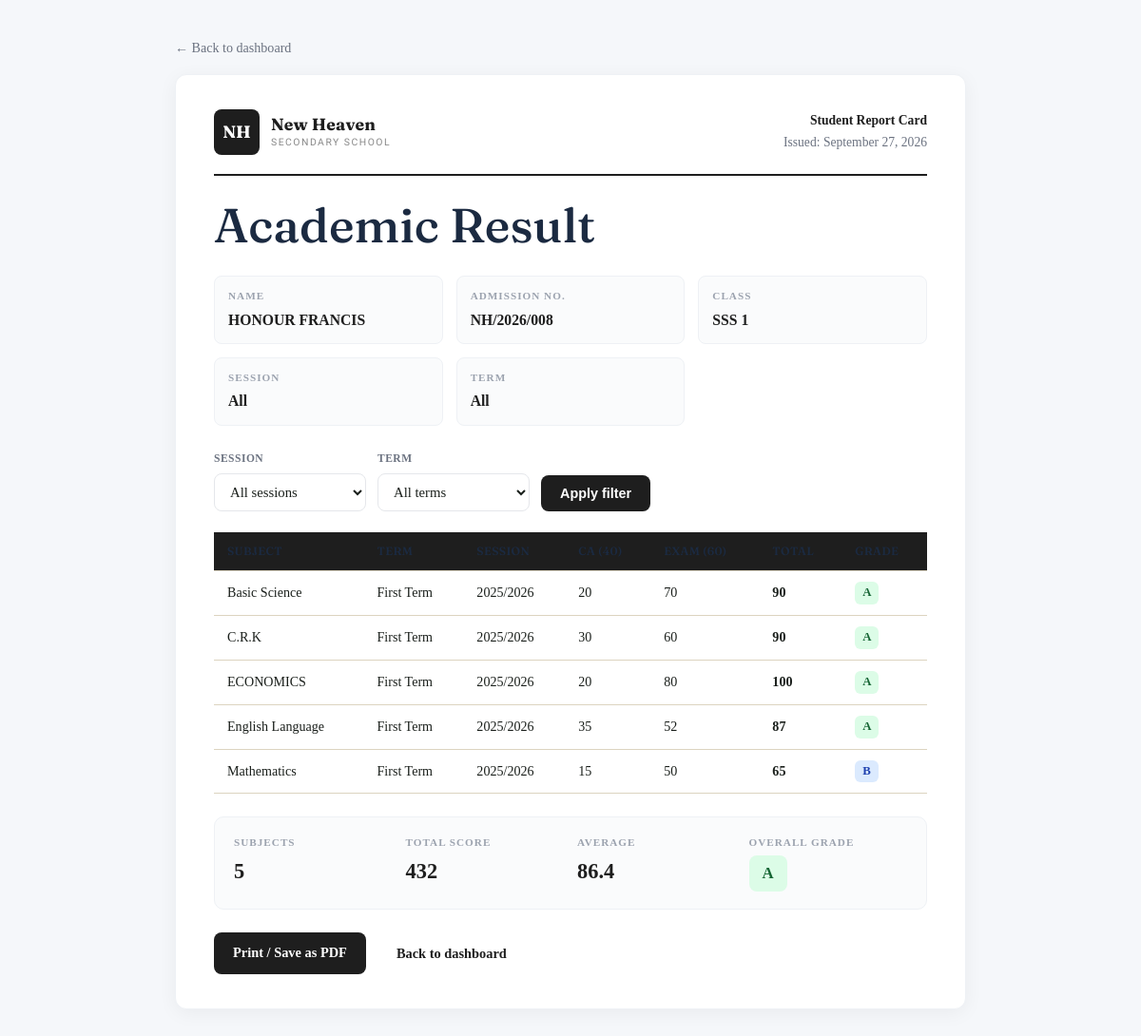
Page /students/results/ (signed in) on the committed database.
### schoolweb/models.py (models this page shows, shortened)
class StudentProfile(models.Model):
    CLASS_CHOICES = [
        ('JSS1', 'JSS 1'), ('JSS2', 'JSS 2'), ('JSS3', 'JSS 3'),
        ('SSS1', 'SSS 1'), ('SSS2', 'SSS 2'), ('SSS3', 'SSS 3'),
    ]
    GENDER_CHOICES = [('M', 'Male'), ('F', 'Female')]
    user = models.OneToOneField(
        settings.AUTH_USER_MODEL,
        on_delete=models.CASCADE,
        related_name='student_profile',
    )
    admission_number = models.CharField(max_length=20, unique=True)
    student_class = models.CharField(max_length=10, choices=CLASS_CHOICES)
    gender = models.CharField(max_length=1, choices=GENDER_CHOICES, blank=True)
    date_of_birth = models.DateField(null=True, blank=True)
    guardian_name = models.CharField(max_length=150, blank=True)
    guardian_phone = models.CharField(max_length=20, blank=True)
    enrolled_on = models.DateField(default=timezone.now)
    class Meta:
        ordering = ['student_class', 'admission_number']
    @property
    def full_name(self):
        return self.user.get_full_name() or self.user.username

class Result(models.Model):
    TERM_CHOICES = [
        ('1st', 'First Term'),
        ('2nd', 'Second Term'),
        ('3rd', 'Third Term'),
    ]
    student = models.ForeignKey(
        StudentProfile, on_delete=models.CASCADE, related_name='results'
    )
    subject = models.ForeignKey(
        Subject, on_delete=models.PROTECT, related_name='results'
    )
    term = models.CharField(max_length=5, choices=TERM_CHOICES)
    session = models.CharField(max_length=9, help_text="e.g. 2025/2026")
    ca_score = models.PositiveSmallIntegerField(default=0)
    exam_score = models.PositiveSmallIntegerField(default=0)
    remark = models.CharField(max_length=150, blank=True)
    recorded_on = models.DateTimeField(default=timezone.now)
    class Meta:
        unique_together = ('student', 'subject', 'term', 'session')
        ordering = ['-session', 'term', 'subject__name']
    @property
    def total(self):
        return self.ca_score + self.exam_score
    @property
    def grade(self):
        t = self.total
        if t >= 75: return 'A'
        if t >= 65: return 'B'
        if t >= 55: return 'C'
        if t >= 45: return 'D'
        if t >= 40: return 'E'
        return 'F'

class Subject(models.Model):
    name = models.CharField(max_length=100, unique=True)
    code = models.CharField(max_length=10, unique=True)
    class Meta:
        ordering = ['name']

### schoolweb/views.py (the view)
    @login_required(login_url='student_login')
    def wrapper(request, *args, **kwargs):
        if not hasattr(request.user, 'student_profile'):
            messages.error(request, "This page is for students only.")
            return redirect('student_login')
        return view(request, *args, **kwargs)

### schoolweb/forms.py
class ResultLookupForm(forms.Form):
    session = forms.ChoiceField(required=False)
    term = forms.ChoiceField(
        required=False,
        choices=[('', 'All terms')] + Result.TERM_CHOICES,
    )
    def __init__(self, *args, session_choices=None, **kwargs):
        super().__init__(*args, **kwargs)
        choices = [('', 'All sessions')]
        if session_choices:
            choices += [(s, s) for s in session_choices]
        self.fields['session'].choices = choices

### schoolweb/views.py (called while the page is built)
def _student_required(view):
    @login_required(login_url='student_login')
    def wrapper(request, *args, **kwargs):
        if not hasattr(request.user, 'student_profile'):
            messages.error(request, "This page is for students only.")
            return redirect('student_login')
        return view(request, *args, **kwargs)
    return wrapper

### templates/students/check_result.html (shortened to what this page needs)
{% load static %}
<!DOCTYPE html>
<html lang="en">
<head>
<link rel="stylesheet" href="{% static '/css/style.css' %}">
</head>
<body>
<div class="page">
  <div class="breadcrumb">
    <a href="{% url 'student_dashboard' %}">← Back to dashboard</a>
  </div>
  <div class="report">
    <div class="report-head">
      <div class="brand">
        <span class="brand-mark">NH</span>
        <span class="brand-text">New Heaven<span>SECONDARY SCHOOL</span></span>
      </div>
      <div class="meta">
        <div><strong>Student Report Card</strong></div>
        <div>Issued: {% now "F j, Y" %}</div>
      </div>
    </div>
    <h1>Academic Result</h1>
    <div class="student-info" style="margin-top:20px;">
      <div class="cell"><div class="label">Name</div><div class="value">{{ profile.full_name }}</div></div>
      <div class="cell"><div class="label">Admission No.</div><div class="value">{{ profile.admission_number }}</div></div>
      <div class="cell"><div class="label">Class</div><div class="value">{{ profile.get_student_class_display }}</div></div>
      <div class="cell"><div class="label">Session</div><div class="value">{{ session_filter|default:"All" }}</div></div>
      <div class="cell"><div class="label">Term</div><div class="value">{{ term_filter|default:"All" }}</div></div>
    </div>
    <form method="get" class="filter-bar">
      <div class="field"><label>Session</label>{{ lookup_form.session }}</div>
      <div class="field"><label>Term</label>{{ lookup_form.term }}</div>
      <button type="submit" class="btn-apply">Apply filter</button>
    </form>
    {% if results %}
      <table>
        <thead>
          <tr>
            <th>Subject</th><th>Term</th><th>Session</th>
            <th>CA (40)</th><th>Exam (60)</th><th>Total</th><th>Grade</th>
          </tr>
        </thead>
        <tbody>
          {% for r in results %}
            <tr>
              <td>{{ r.subject.name }}</td>
              <td>{{ r.get_term_display }}</td>
              <td>{{ r.session }}</td>
              <td>{{ r.ca_score }}</td>
              <td>{{ r.exam_score }}</td>
              <td><strong>{{ r.total }}</strong></td>
              <td><span class="grade grade-{{ r.grade }}">{{ r.grade }}</span></td>
            </tr>
          {% endfor %}
        </tbody>
      </table>
      <div class="summary">
        <div class="cell"><div class="label">Subjects</div><div class="value">{{ results|length }}</div></div>
        <div class="cell"><div class="label">Total Score</div><div class="value">{{ total_score }}</div></div>
        <div class="cell"><div class="label">Average</div><div class="value">{{ average }}</div></div>
        <div class="cell">
          <div class="label">Overall Grade</div>
          <div class="value"><span class="grade-badge grade-{{ overall_grade }}">{{ overall_grade }}</span></div>
        </div>
      </div>
      <div class="actions">
        <button type="button" class="btn-print" onclick="window.print()">Print / Save as PDF</button>
        <a class="btn-outline" href="{% url 'student_dashboard' %}">Back to dashboard</a>
      </div>
    {% else %}
      <div class="empty">No results found for the selected filter.</div>
    {% endif %}
  </div>
</div>
</body>
</html>

### static/css/style.css (style rules this page uses)
:root { --navy: #1B2A41; --navy-deep: #101B2C; --green: #3F6B4A; --green-deep: #2C4E36; --gold: #E4B95C; --sand: #F1E9D8; --paper: #FBF9F4; --ink: #1A1F1B; --ink-soft: #52584F; --line: #DCD4C0; --white: #ffffff; --font-display: 'Fraunces', serif; --font-body: 'Work Sans', sans-serif; --radius: 4px; }
*, *::before, *::after { box-sizing: border-box; }
html { scroll-behavior: smooth; }
body { margin: 0; font-family: var(--font-body); color: var(--ink); background: var(--paper); line-height: 1.55; -webkit-font-smoothing: antialiased; }
h1, h2, h3, h4 { font-family: var(--font-display); color: var(--navy); line-height: 1.12; margin: 0 0 0.5em; font-weight: 600; }
h1 { font-size: clamp(2.3rem, 4.2vw, 3.6rem); font-weight: 500; }
a { color: inherit; }
.brand { display: flex; align-items: center; gap: 12px; text-decoration: none; color: var(--white); flex-shrink: 0; }
.brand-mark { width: 40px; height: 40px; border-radius: 50%; background: var(--gold); color: var(--navy-deep); display: flex; align-items: center; justify-content: center; font-family: var(--font-display); font-weight: 700; font-size: 1.1rem; }
.brand-text { font-family: var(--font-display); font-size: 1.15rem; letter-spacing: 0.01em; }
.brand-text span { display:block; font-family: var(--font-body); font-size: 0.68rem; color: var(--gold); letter-spacing: 0.06em; }
.btn-outline { border-color: var(--sand); color: var(--sand); }
table { width: 100%; border-collapse: collapse; }
th, td { text-align: left; padding: 12px 14px; border-bottom: 1px solid var(--line); font-size: 0.94rem; }
th { color: var(--navy); font-family: var(--font-display); font-weight: 600; }
label { display:block; font-size: 0.85rem; font-weight: 600; color: var(--navy); margin-bottom: 6px; }
input, select, textarea { width: 100%; padding: 11px 13px; border: 1.5px solid var(--line); border-radius: var(--radius); font-family: var(--font-body); font-size: 0.95rem; background: var(--white); color: var(--ink); }
.breadcrumb { font-size: 0.85rem; color: #9FB0C4; margin-bottom: 14px; }
.breadcrumb a { color: #9FB0C4; text-decoration: none; }

### rows in the picture
StudentProfile: full_name "HONOUR FRANCIS", admission_number "NH/2026/008", student_class "SSS 1"
Result: subject.name "Basic Science", term "First Term", session "2025/2026", ca_score "20", exam_score "70", total "90", grade "A"
Result: subject.name "C.R.K", term "First Term", session "2025/2026", ca_score "30", exam_score "60", total "90", grade "A"
Result: subject.name "ECONOMICS", term "First Term", session "2025/2026", ca_score "20", exam_score "80", total "100", grade "A"
Result: subject.name "English Language", term "First Term", session "2025/2026", ca_score "35", exam_score "52", total "87", grade "A"
Result: subject.name "Mathematics", term "First Term", session "2025/2026", ca_score "15", exam_score "50", total "65", grade "B"

### other values in the picture
{{ session_filter|default:"All" }} "All"
{{ term_filter|default:"All" }} "All"
{{ results|length }} "5"
{{ total_score }} "432"
{{ average }} "86.4"
{{ overall_grade }} "A"
